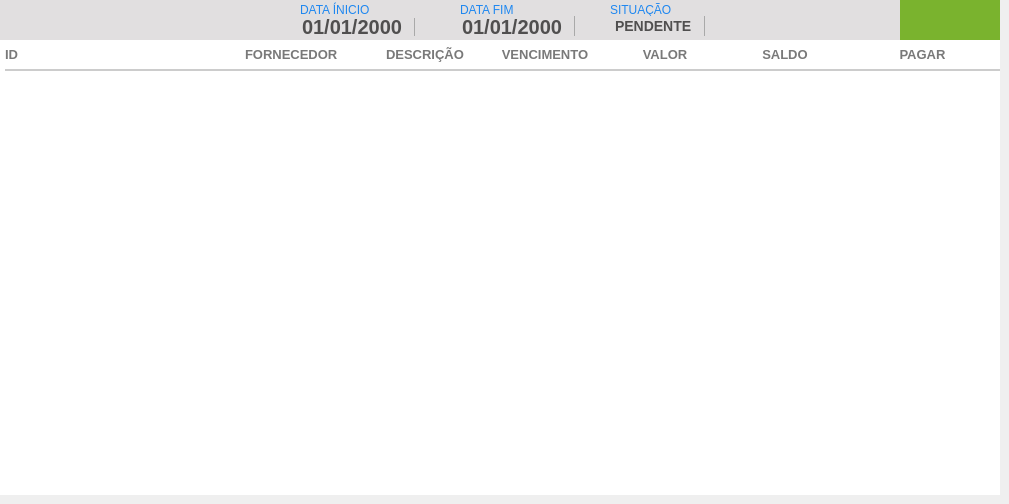
    <widget class="QWidget" name="tab_APagar">
     <attribute name="title">
      <string>CONTAS A PAGAR</string>
     </attribute>
     <widget class="QFrame" name="fr_TopoMenuAPagar">
      <property name="geometry">
       <rect>
        <x>0</x>
        <y>0</y>
        <width>1000</width>
        <height>40</height>
       </rect>
      </property>
      <property name="styleSheet">
       <string notr="true">background:#E1DFE0;
border: none;</string>
      </property>
      <widget class="QPushButton" name="bt_BuscaAPagar">
       <property name="geometry">
        <rect>
         <x>820</x>
         <y>5</y>
         <width>30</width>
         <height>30</height>
        </rect>
       </property>
       <property name="font">
        <font>
         <family>Arial</family>
        </font>
       </property>
       <property name="cursor">
        <cursorShape>PointingHandCursor</cursorShape>
       </property>
       <property name="focusPolicy">
        <enum>Qt::NoFocus</enum>
       </property>
       <property name="contextMenuPolicy">
        <enum>Qt::NoContextMenu</enum>
       </property>
       <property name="toolTip">
        <string>BUSCAR</string>
       </property>
       <property name="styleSheet">
        <string notr="true"/>
       </property>
       <property name="text">
        <string/>
       </property>
      </widget>
      <widget class="QPushButton" name="bt_PrintAPagar">
       <property name="geometry">
        <rect>
         <x>860</x>
         <y>5</y>
         <width>30</width>
         <height>30</height>
        </rect>
       </property>
       <property name="font">
        <font>
         <family>Arial</family>
        </font>
       </property>
       <property name="cursor">
        <cursorShape>PointingHandCursor</cursorShape>
       </property>
       <property name="focusPolicy">
        <enum>Qt::NoFocus</enum>
       </property>
       <property name="contextMenuPolicy">
        <enum>Qt::NoContextMenu</enum>
       </property>
       <property name="toolTip">
        <string>IMPRIMIR</string>
       </property>
       <property name="text">
        <string/>
       </property>
      </widget>
      <widget class="QDateEdit" name="dt_InicioAPagar">
       <property name="geometry">
        <rect>
         <x>300</x>
         <y>16</y>
         <width>140</width>
         <height>20</height>
        </rect>
       </property>
       <property name="styleSheet">
        <string notr="true">QDateEdit {
background: #E1DFE0;
border: none;
font-family: &quot;Arial&quot;;
font-size: 20px;
font-weight: bold;
color: rgb(80,79,79)
}

 QDateEdit::drop-down {
     subcontrol-origin: padding;
     subcontrol-position: top right;
     width: 25px;
     border-left-width: 1px;
     border-left-color: darkgray;
     border-left-style: solid; /* just a single line */
     border-top-right-radius: 3px; /* same radius as the QComboBox */
     border-bottom-right-radius: 3px;
 }
QDateEdit::down-arrow {
     image: url("+self.resourcepath('Images/down.png')+");
 }</string>
       </property>
       <property name="displayFormat">
        <string>dd/MM/yyyy</string>
       </property>
       <property name="calendarPopup">
        <bool>true</bool>
       </property>
      </widget>
      <widget class="QLabel" name="lb_FormVenda_27">
       <property name="geometry">
        <rect>
         <x>300</x>
         <y>2</y>
         <width>120</width>
         <height>16</height>
        </rect>
       </property>
       <property name="styleSheet">
        <string notr="true">QLabel{
font-size: 12px;
font-family: &quot;Arial Unicode MS&quot;;

color:#1E87F0;
border: none;
}</string>
       </property>
       <property name="text">
        <string>DATA ÍNICIO</string>
       </property>
      </widget>
      <widget class="QLabel" name="lb_FormVenda_28">
       <property name="geometry">
        <rect>
         <x>460</x>
         <y>2</y>
         <width>120</width>
         <height>16</height>
        </rect>
       </property>
       <property name="styleSheet">
        <string notr="true">QLabel{
font-size: 12px;
font-family: &quot;Arial Unicode MS&quot;;

color:#1E87F0;
border: none;
}</string>
       </property>
       <property name="text">
        <string>DATA FIM</string>
       </property>
      </widget>
      <widget class="QDateEdit" name="dt_FimAPagar">
       <property name="geometry">
        <rect>
         <x>460</x>
         <y>16</y>
         <width>140</width>
         <height>20</height>
        </rect>
       </property>
       <property name="styleSheet">
        <string notr="true">QDateEdit {
background: #E1DFE0;
border: none;
font-family: &quot;Arial&quot;;
font-size: 20px;
font-weight: bold;
color: rgb(80,79,79)
}

 QDateEdit::drop-down {
     subcontrol-origin: padding;
     subcontrol-position: top right;
     width: 25px;
     border-left-width: 1px;
     border-left-color: darkgray;
     border-left-style: solid; /* just a single line */
     border-top-right-radius: 3px; /* same radius as the QComboBox */
     border-bottom-right-radius: 3px;
 }
QDateEdit::down-arrow {
     image: url("+self.resourcepath('Images/down.png')+");
 }</string>
       </property>
       <property name="displayFormat">
        <string>dd/MM/yyyy</string>
       </property>
       <property name="calendarPopup">
        <bool>true</bool>
       </property>
      </widget>
      <widget class="QLabel" name="lb_FormVenda_30">
       <property name="geometry">
        <rect>
         <x>610</x>
         <y>2</y>
         <width>120</width>
         <height>16</height>
        </rect>
       </property>
       <property name="styleSheet">
        <string notr="true">QLabel{
font-size: 12px;
font-family: &quot;Arial Unicode MS&quot;;

color:#1E87F0;
border: none;
}</string>
       </property>
       <property name="text">
        <string>SITUAÇÃO</string>
       </property>
      </widget>
      <widget class="QComboBox" name="cb_situacaoAPagar">
       <property name="geometry">
        <rect>
         <x>610</x>
         <y>16</y>
         <width>120</width>
         <height>20</height>
        </rect>
       </property>
       <property name="styleSheet">
        <string notr="true">QComboBox{
background: #E1DFE0;
border: none;
font-family: &quot;Arial&quot;;
font-size: 14px;
font-weight: bold;
color: rgb(80,79,79)
}

 QComboBox::drop-down {
     subcontrol-origin: padding;
     subcontrol-position: top right;
     width: 25px;
     border-left-width: 1px;
     border-left-color: darkgray;
     border-left-style: solid; /* just a single line */
     border-top-right-radius: 3px; /* same radius as the QComboBox */
     border-bottom-right-radius: 3px;
 }
QComboBox::down-arrow {
     image: url("+self.resourcepath('Images/down.png')+");
 }
</string>
       </property>
       <item>
        <property name="text">
         <string>PENDENTE</string>
        </property>
       </item>
       <item>
        <property name="text">
         <string>PAGO</string>
        </property>
       </item>
      </widget>
      <widget class="QPushButton" name="bt_AddContaAPagar">
       <property name="geometry">
        <rect>
         <x>900</x>
         <y>0</y>
         <width>100</width>
         <height>40</height>
        </rect>
       </property>
       <property name="cursor">
        <cursorShape>PointingHandCursor</cursorShape>
       </property>
       <property name="focusPolicy">
        <enum>Qt::NoFocus</enum>
       </property>
       <property name="contextMenuPolicy">
        <enum>Qt::ActionsContextMenu</enum>
       </property>
       <property name="styleSheet">
        <string notr="true">QPushButton {
background-color: #7AB32E;
 }
QPushButton:hover{
background-color: #40a286
}</string>
       </property>
       <property name="text">
        <string/>
       </property>
      </widget>
     </widget>
     <widget class="QTableWidget" name="tb_APagar">
      <property name="geometry">
       <rect>
        <x>0</x>
        <y>40</y>
        <width>1000</width>
        <height>455</height>
       </rect>
      </property>
      <property name="cursor" stdset="0">
       <cursorShape>PointingHandCursor</cursorShape>
      </property>
      <property name="focusPolicy">
       <enum>Qt::WheelFocus</enum>
      </property>
      <property name="styleSheet">
       <string notr="true">QTableView{
color: #797979;
font-weight: bold;
font-size: 13px;
background: #FFF;
padding: 0 0 0 5px;
}
QHeaderView:section{
background: #FFF;
padding: 5px 0 ;
font-size: 13px;
font-family: &quot;Arial&quot;;
font-weight: bold;
color: #797979;
border: none;
border-bottom: 2px solid #CCC;
}
QTableView::item {
border-bottom: 2px solid #CCC;
padding: 2px;
}

</string>
      </property>
      <property name="frameShape">
       <enum>QFrame::NoFrame</enum>
      </property>
      <property name="frameShadow">
       <enum>QFrame::Plain</enum>
      </property>
      <property name="autoScrollMargin">
       <number>20</number>
      </property>
      <property name="editTriggers">
       <set>QAbstractItemView::NoEditTriggers</set>
      </property>
      <property name="tabKeyNavigation">
       <bool>false</bool>
      </property>
      <property name="showDropIndicator" stdset="0">
       <bool>false</bool>
      </property>
      <property name="dragDropOverwriteMode">
       <bool>false</bool>
      </property>
      <property name="selectionMode">
       <enum>QAbstractItemView::NoSelection</enum>
      </property>
      <property name="selectionBehavior">
       <enum>QAbstractItemView::SelectRows</enum>
      </property>
      <property name="textElideMode">
       <enum>Qt::ElideMiddle</enum>
      </property>
      <property name="showGrid">
       <bool>false</bool>
      </property>
      <property name="cornerButtonEnabled">
       <bool>false</bool>
      </property>
      <property name="rowCount">
       <number>0</number>
      </property>
      <attribute name="horizontalHeaderDefaultSectionSize">
       <number>120</number>
      </attribute>
      <attribute name="horizontalHeaderStretchLastSection">
       <bool>true</bool>
      </attribute>
      <attribute name="verticalHeaderVisible">
       <bool>false</bool>
      </attribute>
      <attribute name="verticalHeaderCascadingSectionResizes">
       <bool>true</bool>
      </attribute>
      <attribute name="verticalHeaderDefaultSectionSize">
       <number>50</number>
      </attribute>
      <column>
       <property name="text">
        <string>ID</string>
       </property>
       <property name="font">
        <font>
         <family>Segoe UI</family>
         <pointsize>10</pointsize>
         <weight>75</weight>
         <bold>true</bold>
        </font>
       </property>
       <property name="textAlignment">
        <set>AlignLeading|AlignVCenter</set>
       </property>
       <property name="background">
        <color alpha="0">
         <red>0</red>
         <green>0</green>
         <blue>0</blue>
        </color>
       </property>
       <property name="foreground">
        <brush brushstyle="SolidPattern">
         <color alpha="255">
          <red>80</red>
          <green>79</green>
          <blue>79</blue>
         </color>
        </brush>
       </property>
      </column>
      <column>
       <property name="text">
        <string/>
       </property>
      </column>
      <column>
       <property name="text">
        <string>FORNECEDOR</string>
       </property>
       <property name="font">
        <font>
         <family>Segoe UI</family>
         <pointsize>10</pointsize>
         <weight>75</weight>
         <bold>true</bold>
        </font>
       </property>
       <property name="textAlignment">
        <set>AlignLeading|AlignVCenter</set>
       </property>
       <property name="foreground">
        <brush brushstyle="SolidPattern">
         <color alpha="255">
          <red>80</red>
          <green>79</green>
          <blue>79</blue>
         </color>
        </brush>
       </property>
      </column>
      <column>
       <property name="text">
        <string>DESCRIÇÃO</string>
       </property>
       <property name="font">
        <font>
         <family>Segoe UI</family>
         <pointsize>10</pointsize>
         <weight>75</weight>
         <bold>true</bold>
        </font>
       </property>
       <property name="textAlignment">
        <set>AlignCenter</set>
       </property>
       <property name="foreground">
        <brush brushstyle="SolidPattern">
         <color alpha="255">
          <red>80</red>
          <green>79</green>
          <blue>79</blue>
         </color>
        </brush>
       </property>
      </column>
      <column>
       <property name="text">
        <string>VENCIMENTO</string>
       </property>
       <property name="font">
        <font>
         <family>Segoe UI</family>
         <pointsize>10</pointsize>
         <weight>75</weight>
         <bold>true</bold>
        </font>
       </property>
       <property name="textAlignment">
        <set>AlignCenter</set>
       </property>
       <property name="foreground">
        <brush brushstyle="SolidPattern">
         <color alpha="255">
          <red>80</red>
          <green>79</green>
          <blue>79</blue>
         </color>
        </brush>
       </property>
      </column>
      <column>
       <property name="text">
        <string>VALOR</string>
       </property>
       <property name="font">
        <font>
         <family>Segoe UI</family>
         <pointsize>10</pointsize>
         <weight>75</weight>
         <bold>true</bold>
        </font>
       </property>
       <property name="textAlignment">
        <set>AlignCenter</set>
       </property>
       <property name="foreground">
        <brush brushstyle="SolidPattern">
         <color alpha="255">
          <red>80</red>
          <green>79</green>
          <blue>79</blue>
         </color>
        </brush>
       </property>
      </column>
      <column>
       <property name="text">
        <string>SALDO</string>
       </property>
       <property name="font">
        <font>
         <family>Segoe UI</family>
         <pointsize>10</pointsize>
         <weight>75</weight>
         <bold>true</bold>
        </font>
       </property>
       <property name="textAlignment">
        <set>AlignCenter</set>
       </property>
       <property name="foreground">
        <brush brushstyle="SolidPattern">
         <color alpha="255">
          <red>80</red>
          <green>79</green>
          <blue>79</blue>
         </color>
        </brush>
       </property>
      </column>
      <column>
       <property name="text">
        <string>PAGAR</string>
       </property>
       <property name="font">
        <font>
         <family>Segoe UI</family>
         <pointsize>10</pointsize>
         <weight>75</weight>
         <bold>true</bold>
        </font>
       </property>
       <property name="textAlignment">
        <set>AlignCenter</set>
       </property>
       <property name="foreground">
        <brush brushstyle="SolidPattern">
         <color alpha="255">
          <red>80</red>
          <green>79</green>
          <blue>79</blue>
         </color>
        </brush>
       </property>
      </column>
     </widget>
    </widget>
